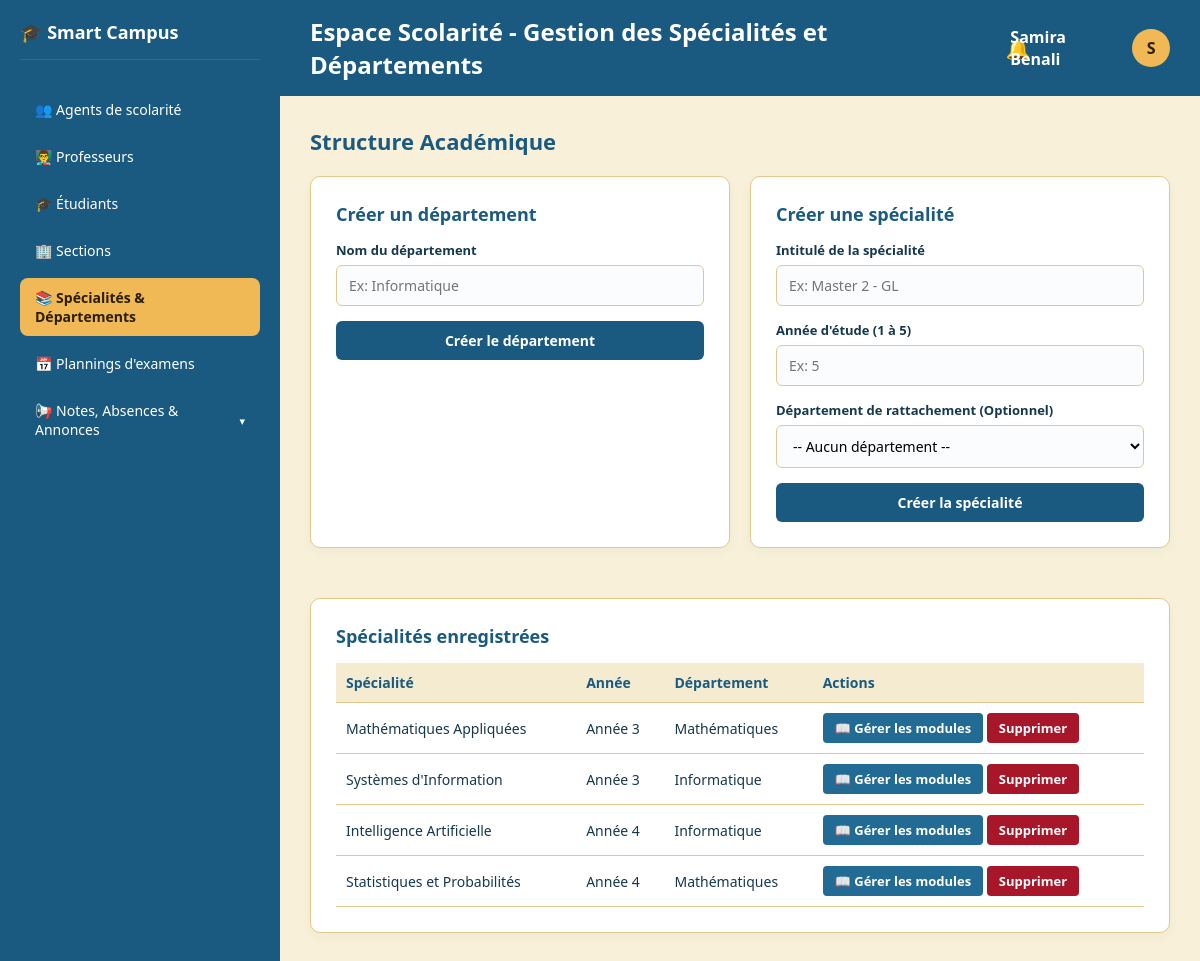
The app's page /gestion_specialites.php (signed in) with its own data.
### tables this page shows
CREATE TABLE `specialite` (
  `id_sp` int(11) NOT NULL,
  `NomSp` varchar(100) NOT NULL,
  `id_Dep` int(11) DEFAULT NULL,
  `annee` int(11) NOT NULL
);

CREATE TABLE `departement` (
  `id_Dep` int(11) NOT NULL,
  `Nom_Dep` varchar(100) NOT NULL
);

### gestion_specialites.php (the view, shortened to what this page needs)
<?php
$host = 'localhost';
$db   = 'smart_campus';
$user = 'root';
$pass = '';
try {
    $pdo = new PDO("mysql:host=$host;dbname=$db;charset=utf8mb4", $user, $pass);
    $pdo->setAttribute(PDO::ATTR_ERRMODE, PDO::ERRMODE_EXCEPTION);
    $specialites = $pdo->query("SELECT s.*, d.Nom_Dep FROM specialite s LEFT JOIN departement d ON s.id_Dep = d.id_Dep ORDER BY s.annee ASC, s.NomSp ASC")->fetchAll(PDO::FETCH_ASSOC);
    $selected_specialite = null;
} catch (PDOException $e) {
    if (isset($pdo) && $pdo->inTransaction()) {
        $pdo->rollBack();
    }
    $error = "Erreur de base de données : " . $e->getMessage();
}
?>
<!DOCTYPE html>
<html lang="fr">
<head>
</head>
<body>
    <div class="sidebar">
        <div class="sidebar-top">
            <div class="logo-area"><span>🎓 Smart Campus</span></div>
            <div class="menu">
                <?php if (!empty($_SESSION['is_super_admin'])): ?>
                    <a href="admin_principal_dashboard.php" class="menu-item">👥 Agents de scolarité</a>
                <?php endif; ?>
                <a href="gestion_profs.php" class="menu-item">👨‍🏫 Professeurs</a>
                <a href="gestion_etudiants.php" class="menu-item">🎓 Étudiants</a>
                <a href="gestion_sections.php" class="menu-item">🏢 Sections</a>
                <a href="gestion_specialites.php" class="menu-item active">📚 Spécialités & Départements</a>
                <a href="gestion_examens.php" class="menu-item">📅 Plannings d'examens</a>
                <div class="menu-dropdown">
                    <a href="javascript:void(0);" class="menu-item dropdown-toggle" onclick="toggleSubmenu()">
                        <span>📢 Notes, Absences & Annonces</span>
                        <span id="arrow" style="font-size: 11px;">▾</span>
                    </a>
                </div>
             </div>
        </div>
    </div>
    <div class="main-content">
        <div class="top-navbar">
            <h2>Espace Scolarité - Gestion des Spécialités et Départements</h2>
<div class="notif-menu-container" onclick="toggleNotifMenu(event)" style="position: relative; cursor: pointer; margin-right: -20px;">
    <div style="font-size: 20px; position: relative;">
        🔔
    </div>
</div>
            <div class="user-menu-container" onclick="toggleUserMenu(event)">
                <div class="user-profile">
                    <span><strong><?php echo htmlspecialchars($_SESSION['prenom'] . ' ' . $_SESSION['nom']); ?></strong></span>
                    <div class="user-avatar"><?php echo strtoupper(substr($_SESSION['prenom'], 0, 1)); ?></div>
                </div>
            </div>
        </div>
        <div class="content-body">
            <h3 class="section-title">Structure Académique</h3>
            <div class="admin-grid">
                <div class="card">
                    <h3>Créer un département</h3>
                    <form action="gestion_specialites.php" method="POST">
                        <div class="form-group">
                            <label for="nom_dep">Nom du département</label>
                            <input type="text" id="nom_dep" name="nom_dep" required placeholder="Ex: Informatique">
                        </div>
                        <button type="submit" name="ajouter_departement" class="btn-submit">Créer le département</button>
                    </form>
                </div>
                <div class="card">
                    <h3>Créer une spécialité</h3>
                    <form action="gestion_specialites.php" method="POST">
                        <div class="form-group">
                            <label for="nom_specialite">Intitulé de la spécialité</label>
                            <input type="text" id="nom_specialite" name="nom_specialite" required placeholder="Ex: Master 2 - GL">
                        </div>
                        <div class="form-group">
                            <label for="annee">Année d'étude (1 à 5)</label>
                            <input type="number" id="annee" name="annee" min="1" max="5" required placeholder="Ex: 5">
                        </div>
                        <div class="form-group">
                            <label for="id_dep">Département de rattachement (Optionnel)</label>
                            <select id="id_dep" name="id_dep">
                                <option value="">-- Aucun département --</option>
                            </select>
                        </div>
                        <button type="submit" name="ajouter_specialite" class="btn-submit">Créer la spécialité</button>
                    </form>
                </div>
            </div>
            <div class="card">
                <h3>Spécialités enregistrées</h3>
                <?php if (empty($specialites)): ?>
                    <p style="color: var(--text-muted);">Aucune spécialité enregistrée pour le moment.</p>
                <?php else: ?>
                    <table>
                        <thead>
                            <tr>
                                <th>Spécialité</th>
                                <th>Année</th>
                                <th>Département</th>
                                <th>Actions</th>
                            </tr>
                        </thead>
                        <tbody>
                            <?php foreach ($specialites as $spec): ?>
                                <tr style="<?php echo ($selected_specialite && $selected_specialite['id_sp'] == $spec['id_sp']) ? 'background-color: #fdf8e9;' : ''; ?>">
                                    <td><?php echo htmlspecialchars($spec['NomSp']); ?></td>
                                    <td>Année <?php echo htmlspecialchars($spec['annee']); ?></td>
                                    <td><?php echo htmlspecialchars($spec['Nom_Dep'] ?? 'Aucun département'); ?></td>
                                    <td>
                                        <a href="gestion_specialites.php?id_spec_edit=<?php echo $spec['id_sp']; ?>" class="btn-edit">
                                            📖 Gérer les modules
                                        </a>
                                        <form action="gestion_specialites.php" method="POST" onsubmit="return confirm('Voulez-vous supprimer cette spécialité ?');" style="display:inline;">
                                            <button type="submit" name="supprimer_specialite" class="btn-delete">Supprimer</button>
                                        </form>
                                    </td>
                                </tr>
                            <?php endforeach; ?>
                        </tbody>
                    </table>
                <?php endif; ?>
            </div>
        </div>
    </div>
</body>
</html>

### gestion_specialites.php (style rules this page uses)
:root { --header: #1B5A80; --menu: #226B94; --on-blue: #FFFFFF; --accent: #F0B955; --on-accent: #2A1D00; --bg: #F8F0D8; --card: #FFFFFF; --border: #E0C98A; --text: #16384D; --text-muted: #51606A; --error: #A8162A; --on-error: #FFFFFF; --success: #2e7d32; }
* { box-sizing: border-box; margin: 0; padding: 0; font-family: 'Segoe UI', Tahoma, Geneva, Verdana, sans-serif; }
body { background-color: var(--bg); color: var(--text); display: flex; height: 100vh; overflow: hidden; }
.sidebar { width: 280px; background-color: var(--header); display: flex; flex-direction: column; justify-content: space-between; padding: 20px; }
.sidebar-top .logo-area { color: var(--on-blue); font-size: 18px; font-weight: bold; margin-bottom: 30px; padding-bottom: 15px; border-bottom: 1px solid rgba(255,255,255,0.1); }
.menu { display: flex; flex-direction: column; gap: 8px; }
.menu-item { color: var(--on-blue); padding: 10px 15px; border-radius: 8px; text-decoration: none; font-size: 14px; font-weight: 500; display: flex; align-items: center; gap: 10px; }
.menu-item:hover, .menu-item.active { background-color: var(--accent); color: var(--on-accent); font-weight: 600; }
.main-content { flex: 1; display: flex; flex-direction: column; overflow-y: auto; }
.top-navbar { background-color: var(--header); color: var(--on-blue); padding: 15px 30px; display: flex; justify-content: space-between; align-items: center; }
.user-profile { display: flex; align-items: center; gap: 12px; }
.user-avatar { width: 38px; height: 38px; background-color: var(--accent); color: var(--on-accent); border-radius: 50%; display: flex; align-items: center; justify-content: center; font-weight: bold; }
.content-body { padding: 30px; }
.section-title { color: var(--header); font-size: 22px; margin-bottom: 20px; font-weight: 700; }
.admin-grid { display: grid; grid-template-columns: 1fr 1fr; gap: 20px; margin-bottom: 25px; }
.card { background-color: var(--card); border: 1px solid var(--border); border-radius: 10px; padding: 25px; margin-bottom: 25px; box-shadow: 0 4px 12px rgba(27,90,128,0.04); }
.card h3 { color: var(--header); margin-bottom: 15px; font-size: 18px; }
.form-group { margin-bottom: 15px; }
.form-group label { display: block; font-size: 13px; font-weight: 600; margin-bottom: 6px; color: var(--text); }
.form-group input, .form-group select { width: 100%; padding: 10px 12px; border: 1px solid var(--border); border-radius: 6px; font-size: 14px; background-color: #FAFCFE; }
.btn-submit { background-color: var(--header); color: var(--on-blue); border: none; padding: 10px 20px; border-radius: 6px; font-size: 14px; font-weight: 600; cursor: pointer; width: 100%; transition: background 0.2s; }
.btn-edit { background-color: var(--menu); color: var(--on-blue); padding: 6px 12px; border-radius: 4px; font-size: 13px; font-weight: 600; text-decoration: none; display: inline-block; }
.btn-delete { background-color: var(--error); color: var(--on-error); border: none; padding: 6px 12px; border-radius: 4px; font-size: 13px; font-weight: 600; cursor: pointer; }
table { width: 100%; border-collapse: collapse; font-size: 14px; margin-top: 10px; }
th, td { padding: 10px; text-align: left; border-bottom: 1px solid var(--border); vertical-align: middle; }
th { background-color: #f4ebd0; color: var(--header); font-weight: 600; }
.user-menu-container { position: relative; display: inline-block; cursor: pointer; }
.menu-dropdown { position: relative; }
.dropdown-toggle { cursor: pointer; display: flex; justify-content: space-between; align-items: center; }

### records on screen
specialite: NomSp "Mathématiques Appliquées", annee "3", id_Dep.Nom_Dep "Mathématiques"
specialite: NomSp "Systèmes d'Information", annee "3", id_Dep.Nom_Dep "Informatique"
specialite: NomSp "Intelligence Artificielle", annee "4", id_Dep.Nom_Dep "Informatique"
specialite: NomSp "Statistiques et Probabilités", annee "4", id_Dep.Nom_Dep "Mathématiques"

### other values on screen
$_SESSION['prenom'] . ' ' . $_SESSION['nom'] "Samira Benali"
substr($_SESSION['prenom'], 0, 1) "S"
